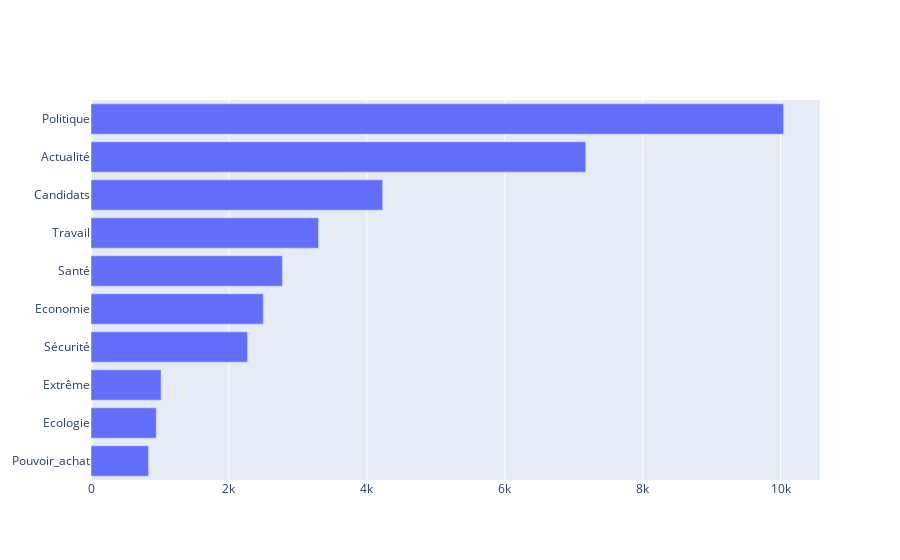

The code cell stored with this chart in its notebook:
### Code cell
national_score_per_theme()

### Figure 1 — Plotly figure (JSON) as saved in the notebook; plotly's stock layout.template omitted (floating-point values rounded to 4 significant figures)
{"data": [{"orientation": "h", "type": "bar", "x": [835, 946, 1016, 2270, 2498, 2775, 3299, 4228, 7173, 10041], "y": ["Pouvoir_achat", "Ecologie", "Extrême", "Sécurité", "Economie", "Santé", "Travail", "Candidats", "Actualité", "Politique"]}], "layout": {}}
